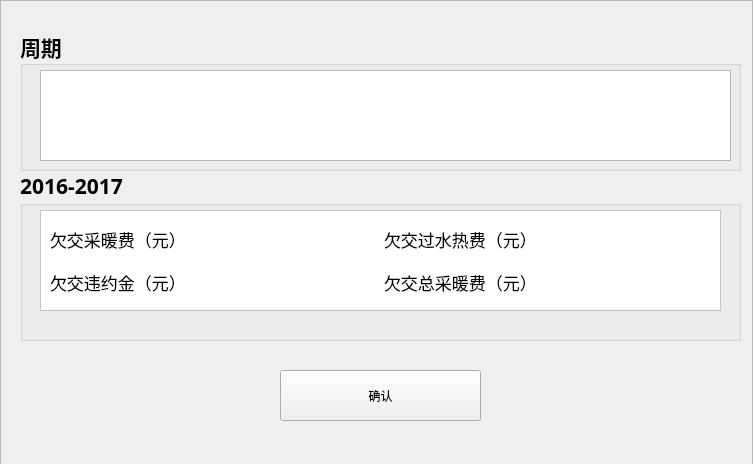
<?xml version="1.0" encoding="UTF-8"?>
<ui version="4.0">
 <class>Messageshow</class>
 <widget class="QWidget" name="Messageshow">
  <property name="geometry">
   <rect>
    <x>0</x>
    <y>0</y>
    <width>753</width>
    <height>464</height>
   </rect>
  </property>
  <property name="windowTitle">
   <string>Form</string>
  </property>
  <widget class="QFrame" name="frame">
   <property name="geometry">
    <rect>
     <x>0</x>
     <y>0</y>
     <width>753</width>
     <height>473</height>
    </rect>
   </property>
   <property name="frameShape">
    <enum>QFrame::StyledPanel</enum>
   </property>
   <property name="frameShadow">
    <enum>QFrame::Raised</enum>
   </property>
   <widget class="QGroupBox" name="groupBox_2">
    <property name="geometry">
     <rect>
      <x>20</x>
      <y>170</y>
      <width>721</width>
      <height>171</height>
     </rect>
    </property>
    <property name="font">
     <font>
      <family>微软雅黑</family>
      <pointsize>16</pointsize>
      <weight>75</weight>
      <bold>true</bold>
     </font>
    </property>
    <property name="title">
     <string>2016-2017</string>
    </property>
    <property name="flat">
     <bool>true</bool>
    </property>
    <widget class="QFrame" name="frame_3">
     <property name="geometry">
      <rect>
       <x>20</x>
       <y>40</y>
       <width>681</width>
       <height>101</height>
      </rect>
     </property>
     <property name="styleSheet">
      <string notr="true">background-color: rgb(255, 255, 255);</string>
     </property>
     <property name="frameShape">
      <enum>QFrame::StyledPanel</enum>
     </property>
     <property name="frameShadow">
      <enum>QFrame::Raised</enum>
     </property>
     <layout class="QGridLayout" name="gridLayout_2">
      <property name="leftMargin">
       <number>9</number>
      </property>
      <item row="1" column="1">
       <layout class="QHBoxLayout" name="horizontalLayout_14">
        <item>
         <widget class="QLabel" name="label_65">
          <property name="sizePolicy">
           <sizepolicy hsizetype="Fixed" vsizetype="Preferred">
            <horstretch>0</horstretch>
            <verstretch>0</verstretch>
           </sizepolicy>
          </property>
          <property name="font">
           <font>
            <family>微软雅黑</family>
            <pointsize>13</pointsize>
           </font>
          </property>
          <property name="text">
           <string>欠交总采暖费（元）</string>
          </property>
         </widget>
        </item>
        <item>
         <widget class="QLabel" name="label_qjzcnf">
          <property name="font">
           <font>
            <family>Arial</family>
            <pointsize>13</pointsize>
           </font>
          </property>
          <property name="layoutDirection">
           <enum>Qt::LeftToRight</enum>
          </property>
          <property name="text">
           <string/>
          </property>
          <property name="alignment">
           <set>Qt::AlignCenter</set>
          </property>
         </widget>
        </item>
       </layout>
      </item>
      <item row="1" column="0">
       <layout class="QHBoxLayout" name="horizontalLayout_13">
        <item>
         <widget class="QLabel" name="label_61">
          <property name="sizePolicy">
           <sizepolicy hsizetype="Fixed" vsizetype="Preferred">
            <horstretch>0</horstretch>
            <verstretch>0</verstretch>
           </sizepolicy>
          </property>
          <property name="font">
           <font>
            <family>微软雅黑</family>
            <pointsize>13</pointsize>
           </font>
          </property>
          <property name="text">
           <string>欠交违约金（元）</string>
          </property>
         </widget>
        </item>
        <item>
         <widget class="QLabel" name="label_qjwyj">
          <property name="palette">
           <palette>
            <active>
             <colorrole role="Button">
              <brush brushstyle="SolidPattern">
               <color alpha="255">
                <red>255</red>
                <green>255</green>
                <blue>255</blue>
               </color>
              </brush>
             </colorrole>
             <colorrole role="Text">
              <brush brushstyle="SolidPattern">
               <color alpha="255">
                <red>255</red>
                <green>0</green>
                <blue>0</blue>
               </color>
              </brush>
             </colorrole>
             <colorrole role="Base">
              <brush brushstyle="SolidPattern">
               <color alpha="255">
                <red>255</red>
                <green>255</green>
                <blue>255</blue>
               </color>
              </brush>
             </colorrole>
             <colorrole role="Window">
              <brush brushstyle="SolidPattern">
               <color alpha="255">
                <red>255</red>
                <green>255</green>
                <blue>255</blue>
               </color>
              </brush>
             </colorrole>
            </active>
            <inactive>
             <colorrole role="Button">
              <brush brushstyle="SolidPattern">
               <color alpha="255">
                <red>255</red>
                <green>255</green>
                <blue>255</blue>
               </color>
              </brush>
             </colorrole>
             <colorrole role="Text">
              <brush brushstyle="SolidPattern">
               <color alpha="255">
                <red>255</red>
                <green>0</green>
                <blue>0</blue>
               </color>
              </brush>
             </colorrole>
             <colorrole role="Base">
              <brush brushstyle="SolidPattern">
               <color alpha="255">
                <red>255</red>
                <green>255</green>
                <blue>255</blue>
               </color>
              </brush>
             </colorrole>
             <colorrole role="Window">
              <brush brushstyle="SolidPattern">
               <color alpha="255">
                <red>255</red>
                <green>255</green>
                <blue>255</blue>
               </color>
              </brush>
             </colorrole>
            </inactive>
            <disabled>
             <colorrole role="Button">
              <brush brushstyle="SolidPattern">
               <color alpha="255">
                <red>255</red>
                <green>255</green>
                <blue>255</blue>
               </color>
              </brush>
             </colorrole>
             <colorrole role="Text">
              <brush brushstyle="SolidPattern">
               <color alpha="255">
                <red>120</red>
                <green>120</green>
                <blue>120</blue>
               </color>
              </brush>
             </colorrole>
             <colorrole role="Base">
              <brush brushstyle="SolidPattern">
               <color alpha="255">
                <red>255</red>
                <green>255</green>
                <blue>255</blue>
               </color>
              </brush>
             </colorrole>
             <colorrole role="Window">
              <brush brushstyle="SolidPattern">
               <color alpha="255">
                <red>255</red>
                <green>255</green>
                <blue>255</blue>
               </color>
              </brush>
             </colorrole>
            </disabled>
           </palette>
          </property>
          <property name="font">
           <font>
            <family>Arial</family>
            <pointsize>13</pointsize>
           </font>
          </property>
          <property name="layoutDirection">
           <enum>Qt::LeftToRight</enum>
          </property>
          <property name="text">
           <string/>
          </property>
          <property name="alignment">
           <set>Qt::AlignCenter</set>
          </property>
         </widget>
        </item>
       </layout>
      </item>
      <item row="0" column="1">
       <layout class="QHBoxLayout" name="horizontalLayout_12">
        <item>
         <widget class="QLabel" name="label_63">
          <property name="sizePolicy">
           <sizepolicy hsizetype="Fixed" vsizetype="Preferred">
            <horstretch>0</horstretch>
            <verstretch>0</verstretch>
           </sizepolicy>
          </property>
          <property name="font">
           <font>
            <family>微软雅黑</family>
            <pointsize>13</pointsize>
           </font>
          </property>
          <property name="text">
           <string>欠交过水热费（元）</string>
          </property>
         </widget>
        </item>
        <item>
         <widget class="QLabel" name="label_qjsrf">
          <property name="font">
           <font>
            <family>Arial</family>
            <pointsize>13</pointsize>
           </font>
          </property>
          <property name="layoutDirection">
           <enum>Qt::LeftToRight</enum>
          </property>
          <property name="text">
           <string/>
          </property>
          <property name="alignment">
           <set>Qt::AlignCenter</set>
          </property>
         </widget>
        </item>
       </layout>
      </item>
      <item row="0" column="0">
       <layout class="QHBoxLayout" name="horizontalLayout_11">
        <item>
         <widget class="QLabel" name="label_62">
          <property name="sizePolicy">
           <sizepolicy hsizetype="Fixed" vsizetype="Preferred">
            <horstretch>0</horstretch>
            <verstretch>0</verstretch>
           </sizepolicy>
          </property>
          <property name="font">
           <font>
            <family>微软雅黑</family>
            <pointsize>13</pointsize>
           </font>
          </property>
          <property name="text">
           <string>欠交采暖费（元）</string>
          </property>
         </widget>
        </item>
        <item>
         <widget class="QLabel" name="label_qjcnf">
          <property name="font">
           <font>
            <family>Arial</family>
            <pointsize>13</pointsize>
           </font>
          </property>
          <property name="layoutDirection">
           <enum>Qt::LeftToRight</enum>
          </property>
          <property name="text">
           <string/>
          </property>
          <property name="alignment">
           <set>Qt::AlignCenter</set>
          </property>
         </widget>
        </item>
       </layout>
      </item>
     </layout>
    </widget>
   </widget>
   <widget class="QPushButton" name="pushButton_ConfirmPurchase">
    <property name="geometry">
     <rect>
      <x>280</x>
      <y>370</y>
      <width>201</width>
      <height>51</height>
     </rect>
    </property>
    <property name="sizePolicy">
     <sizepolicy hsizetype="Fixed" vsizetype="Fixed">
      <horstretch>0</horstretch>
      <verstretch>0</verstretch>
     </sizepolicy>
    </property>
    <property name="minimumSize">
     <size>
      <width>201</width>
      <height>51</height>
     </size>
    </property>
    <property name="focusPolicy">
     <enum>Qt::NoFocus</enum>
    </property>
    <property name="styleSheet">
     <string notr="true">border-image: url(:/image/picture/qietu/12.png);</string>
    </property>
    <property name="text">
     <string>确认</string>
    </property>
   </widget>
   <widget class="QGroupBox" name="groupBox_3">
    <property name="geometry">
     <rect>
      <x>20</x>
      <y>30</y>
      <width>721</width>
      <height>141</height>
     </rect>
    </property>
    <property name="font">
     <font>
      <family>微软雅黑</family>
      <pointsize>16</pointsize>
      <weight>75</weight>
      <bold>true</bold>
     </font>
    </property>
    <property name="title">
     <string>周期</string>
    </property>
    <property name="flat">
     <bool>true</bool>
    </property>
    <widget class="QListWidget" name="listWidget">
     <property name="geometry">
      <rect>
       <x>20</x>
       <y>40</y>
       <width>691</width>
       <height>91</height>
      </rect>
     </property>
    </widget>
   </widget>
  </widget>
 </widget>
 <resources/>
 <connections/>
</ui>
